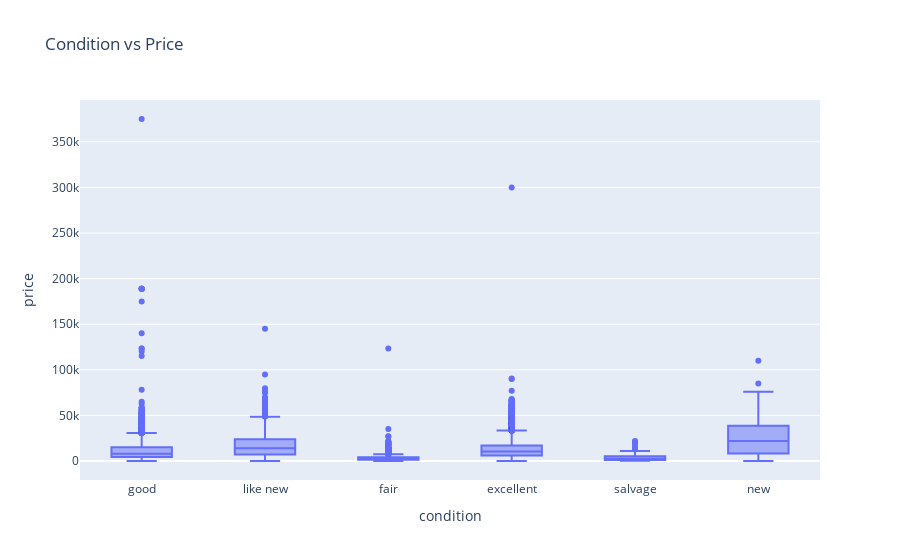

Notebook cell for this chart:
### Code cell
fig = px.box(df, x='condition', y='price', title='Condition vs Price')
fig.show()

### Figure 1 — Plotly figure (JSON) as saved in the notebook; plotly's stock layout.template omitted (floating-point values rounded to 4 significant figures; data arrays with more than 128 entries replaced by an {"elided": "..."} marker saying what was removed)
{"data": [{"alignmentgroup": "True", "hovertemplate": "condition=%{x}<br>price=%{y}<extra></extra>", "legendgroup": "", "marker": {"color": "#636efa"}, "name": "", "notched": false, "offsetgroup": "", "orientation": "v", "showlegend": false, "type": "box", "x": {"elided": "51525 str values"}, "x0": " ", "xaxis": "x", "y": {"elided": "51525 int values"}, "y0": " ", "yaxis": "y"}], "layout": {"boxmode": "group", "legend": {"tracegroupgap": 0}, "title": {"text": "Condition vs Price"}, "xaxis": {"anchor": "y", "domain": [0, 1], "title": {"text": "condition"}}, "yaxis": {"anchor": "x", "domain": [0, 1], "title": {"text": "price"}}}}
